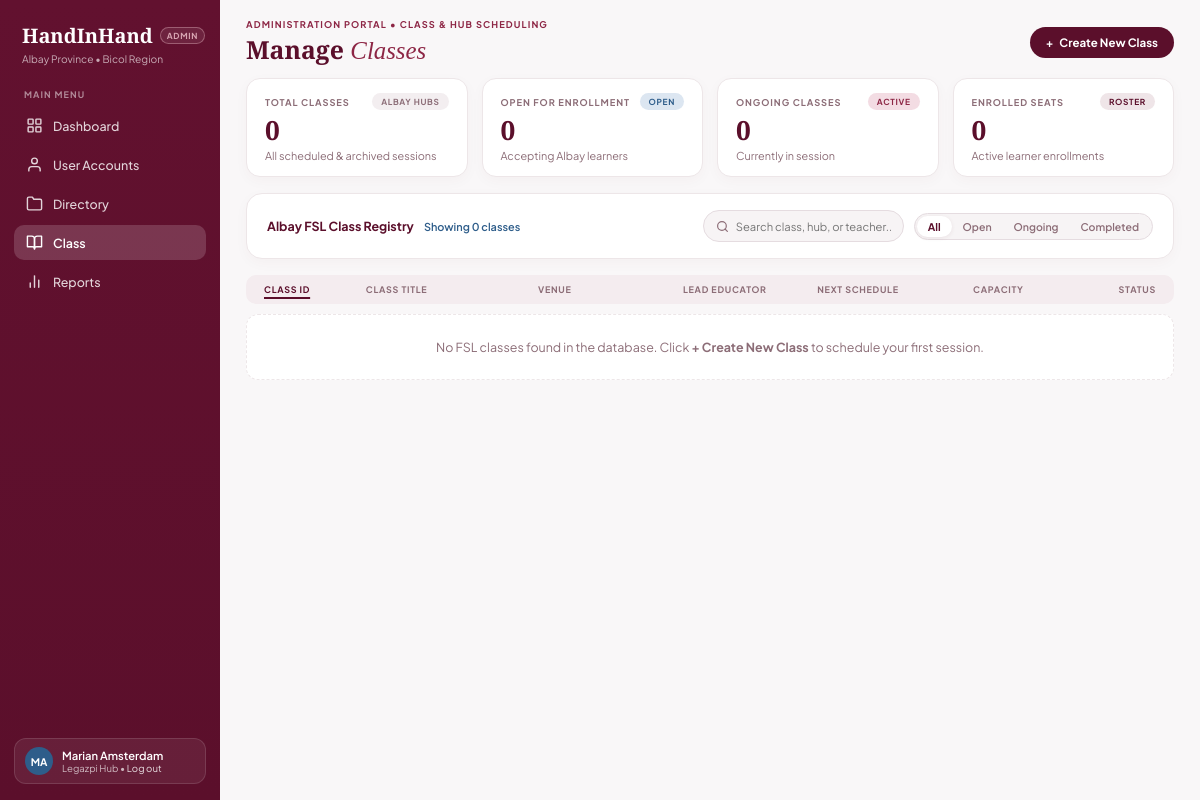
/admin_classes.php (signed in), run on an earlier commit of the app's database.
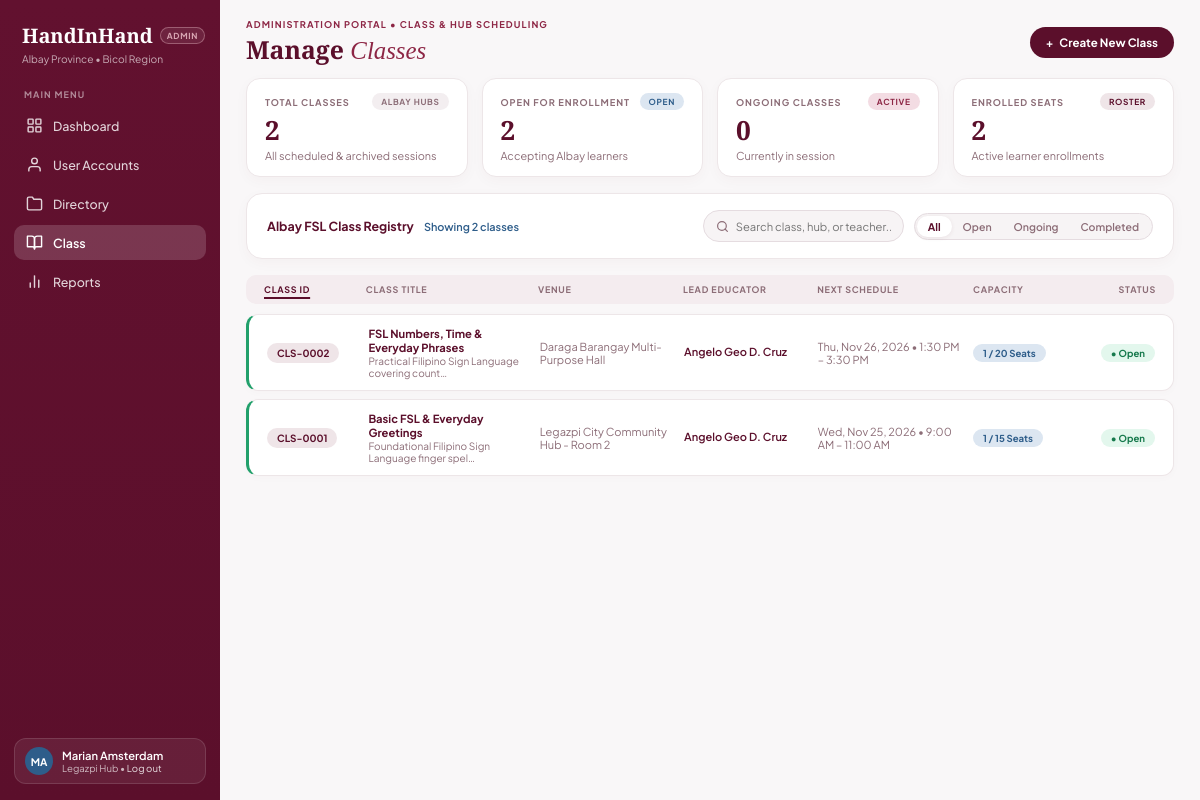
And on a later commit of the database.
### tables this page shows
CREATE TABLE `class` (
  `class_id` int(11) NOT NULL,
  `created_by` int(11) NOT NULL,
  `class_title` varchar(200) NOT NULL,
  `description` text DEFAULT NULL,
  `max_capacity` int(11) NOT NULL CHECK (`max_capacity` > 0),
  `current_enrolled` int(11) NOT NULL DEFAULT 0 CHECK (`current_enrolled` >= 0 and `current_enrolled` <= `max_capacity`),
  `status` enum('Draft','Open','Ongoing','Completed','Cancelled') NOT NULL DEFAULT 'Open',
  `created_at` timestamp NOT NULL DEFAULT current_timestamp()
);

### admin_classes.php (the view, shortened to what the changed rows need)
<?php
require_once __DIR__ . '/includes/db_connect.php';
$classes_list   = [];
if (isset($conn) && $conn instanceof mysqli) {
    try {
        $sql_classes = "
            SELECT c.*
            FROM class c
            ORDER BY c.class_id DESC
        ";
        $res = $conn->query($sql_classes);
        while ($c = $res->fetch_assoc()) {
            $cid = (int)$c['class_id'];
            $schedules = [];
            $s_stmt = $conn->prepare("
                SELECT schedule_id, session_date, start_time, end_time, venue, status, remarks
                FROM class_schedule
                WHERE class_id = ?
                ORDER BY session_date ASC, start_time ASC
            ");
            $s_stmt->bind_param('i', $cid);
            $s_stmt->execute();
            $s_res = $s_stmt->get_result();
            while ($sr = $s_res->fetch_assoc()) {
                $schedules[] = [
                    'schedule_id'   => (int)$sr['schedule_id'],
                    'session_date'  => $sr['session_date'],
                    'date_label'    => date('D, M j, Y', strtotime($sr['session_date'])),
                    'start_time'    => $sr['start_time'],
                    'end_time'      => $sr['end_time'],
                    'time_label'    => date('g:i A', strtotime($sr['start_time'])) . (!empty($sr['end_time']) ? ' – ' . date('g:i A', strtotime($sr['end_time'])) : ''),
                    'venue'         => $sr['venue'] ?? '',
                    'room_location' => $sr['venue'] ?? '',
                    'status'        => $sr['status'] ?? 'scheduled',
                    'remarks'       => $sr['remarks'] ?? ''
                ];
            }
            $assigned_teachers = [];
            $t_stmt = $conn->prepare("
                SELECT ct.teacher_id, ct.assigned_role, t.first_name, t.middle_name, t.last_name, t.specialization
                FROM class_teacher ct
                JOIN teachers t ON t.teacher_id = ct.teacher_id
                WHERE ct.class_id = ?
                ORDER BY FIELD(ct.assigned_role, 'Lead Instructor', 'Co-Teacher', 'Substitute'), t.last_name ASC
            ");
            if ($t_stmt) {
                $t_stmt->bind_param('i', $cid);
                $t_stmt->execute();
                $t_res = $t_stmt->get_result();
                while ($tr = $t_res->fetch_assoc()) {
                    $mid = !empty($tr['middle_name']) ? ' ' . strtoupper(substr(trim((string)$tr['middle_name']), 0, 1)) . '.' : '';
                    $assigned_teachers[] = [
                        'teacher_id'     => (int)$tr['teacher_id'],
                        'code'           => sprintf('TCH-%05d', (int)$tr['teacher_id']),
                        'full_name'      => trim($tr['first_name'] . $mid . ' ' . $tr['last_name']),
                        'role'           => $tr['assigned_role'] ?? 'Lead Instructor',
                        'specialization' => $tr['specialization'] ?? ''
                    ];
                }
            }
            $enrolled_learners = [];
            $e_stmt = $conn->prepare("
                SELECT ce.enrollment_id, ce.learner_id, ce.status, ce.enrollment_date,
                       r.full_name, r.hearing_status
                FROM class_enrollments ce
                JOIN vw_class_enrolled_rosters r ON r.class_id = ce.class_id AND r.learner_id = ce.learner_id
                WHERE ce.class_id = ? AND ce.status = 'enrolled'
                ORDER BY r.full_name ASC
            ");
            if ($e_stmt) {
                $e_stmt->bind_param('i', $cid);
                $e_stmt->execute();
                $e_res = $e_stmt->get_result();
                while ($er = $e_res->fetch_assoc()) {
                    $enrolled_learners[] = [
                        'enrollment_id'  => (int)$er['enrollment_id'],
                        'learner_id'     => (int)$er['learner_id'],
                        'code'           => sprintf('LRN-%05d', (int)$er['learner_id']),
                        'full_name'      => $er['full_name'],
                        'hearing_status' => $er['hearing_status'] ?? 'Unspecified',
                        'status'         => ucfirst(strtolower((string)($er['status'] ?? 'enrolled')))
                    ];
                }
            }
            $hub_label = !empty($schedules[0]['venue']) ? $schedules[0]['venue'] : 'TBA Venue';
            $raw_status = strtolower((string)($c['status'] ?? 'open'));
            $status_label = match ($raw_status) {
                'draft'     => 'Draft',
                'ongoing'   => 'Ongoing',
                'completed' => 'Completed',
                'cancelled' => 'Cancelled',
                default     => 'Open',
            };
            $lead_name = 'Unassigned';
            foreach ($assigned_teachers as $at) {
                if (stripos($at['role'], 'lead') !== false) {
                    $lead_name = $at['full_name'];
                    break;
                }
            }
            $classes_list[] = [
                'class_id'          => $cid,
                'code'              => sprintf('CLS-%04d', $cid),
                'title'             => $c['class_title'] ?? 'Untitled Class',
                'description'       => $c['description'] ?? '',
                'hub_label'         => $hub_label,
                'max_capacity'      => (int)($c['max_capacity'] ?? 20),
                'enrolled_count'    => (int)($c['current_enrolled'] ?? count($enrolled_learners)),
                'status'            => $status_label,
                'lead_teacher'      => $lead_name,
                'schedules'         => $schedules,
                'assigned_teachers' => $assigned_teachers,
                'enrolled_learners' => $enrolled_learners,
            ];
        }
    } catch (Throwable $e) {
        error_log("Classes query error: " . $e->getMessage());
    }
}
$total_classes     = count($classes_list);
$open_classes      = 0;
$total_enrollments = 0;
foreach ($classes_list as $cl) {
    if ($cl['status'] === 'Open') $open_classes++;
    $total_enrollments += $cl['enrolled_count'];
}
?>
<!DOCTYPE html>
<html lang="en">
<head>
    <link rel="stylesheet" href="assets/css/admin.css?v=7">
</head>
<body>
<div class="admin-layout">
    <main class="main-content">
        <header class="page-header">
            <div class="header-titles">
                <h1 class="page-title">Manage <em>Classes</em></h1>
            </div>
        </header>
        <section class="kpi-grid-4">
            <article class="kpi-card">
                <div class="kpi-top">
                    <span class="kpi-label">TOTAL CLASSES</span>
                    <span class="mini-role-pill pill-neutral">ALBAY HUBS</span>
                </div>
                <div class="kpi-value"><?php echo number_format($total_classes); ?></div>
                <p class="kpi-sub">All scheduled &amp; archived sessions</p>
            </article>
            <article class="kpi-card">
                <div class="kpi-top">
                    <span class="kpi-label">OPEN FOR ENROLLMENT</span>
                    <span class="mini-role-pill pill-lrn">OPEN</span>
                </div>
                <div class="kpi-value"><?php echo number_format($open_classes); ?></div>
                <p class="kpi-sub">Accepting Albay learners</p>
            </article>
            <article class="kpi-card">
                <div class="kpi-top">
                    <span class="kpi-label">ENROLLED SEATS</span>
                    <span class="mini-role-pill pill-adm">ROSTER</span>
                </div>
                <div class="kpi-value"><?php echo number_format($total_enrollments); ?></div>
                <p class="kpi-sub">Active learner enrollments</p>
            </article>
        </section>
        <section class="dir-control-card">
            <div class="dir-filter-bar">
                <div class="dir-sub-summary">
                    <strong>Albay FSL Class Registry</strong>
                    <span class="dir-active-counts" id="classCountLabel">Showing <?php echo $total_classes; ?> classes</span>
                </div>
            </div>
        </section>
        <div class="dir-rows-stack" id="classesRowsStack">
            <?php if (empty($classes_list)): ?>
                <div class="empty-filter-state">
                    No FSL classes found in the database. Click <strong>+ Create New Class</strong> to schedule your first session.
                </div>
            <?php else: ?>
                <?php foreach ($classes_list as $cls): ?>
                    <?php
                        $next_sched = !empty($cls['schedules'])
                            ? $cls['schedules'][0]['date_label'] . ' • ' . $cls['schedules'][0]['time_label']
                            : 'No schedule set';
                        $status_badge = match ($cls['status']) {
                            'Open'      => 'status-active',
                            'Ongoing'   => 'pill-lrn',
                            'Completed' => 'pill-neutral',
                            default     => 'status-inactive',
                        };
                        $accent_class = in_array($cls['status'], ['Open', 'Ongoing'], true) ? 'accent-green' : 'accent-muted';
                        $payload_json = htmlspecialchars(json_encode($cls), ENT_QUOTES, 'UTF-8');
                    ?>
                    <article class="dir-row-card cls-grid-layout <?php echo $accent_class; ?>"
                             data-search="<?php echo htmlspecialchars(strtolower($cls['code'] . ' ' . $cls['title'] . ' ' . $cls['hub_label'] . ' ' . $cls['lead_teacher'])); ?>"
                             data-status="<?php echo htmlspecialchars($cls['status']); ?>"
                             data-class="<?php echo $payload_json; ?>">
                        <div>
                            <span class="dir-id-pill pill-adm"><?php echo htmlspecialchars($cls['code']); ?></span>
                        </div>
                        <div class="dir-contact-stack">
                            <strong><?php echo htmlspecialchars($cls['title']); ?></strong>
                            <span><?php echo htmlspecialchars(mb_strimwidth((string)$cls['description'], 0, 48, '…') ?: 'FSL Class'); ?></span>
                        </div>
                        <div class="dir-muted-text"><?php echo htmlspecialchars($cls['hub_label']); ?></div>
                        <div class="dir-spec-text"><?php echo htmlspecialchars($cls['lead_teacher']); ?></div>
                        <div class="dir-muted-text"><?php echo htmlspecialchars($next_sched); ?></div>
                        <div>
                            <span class="dir-class-pill pill-lrn">
                                <?php echo (int)$cls['enrolled_count']; ?> / <?php echo (int)$cls['max_capacity']; ?> Seats
                            </span>
                        </div>
                        <div class="align-right">
                            <span class="dir-status-badge <?php echo $status_badge; ?>">
                                &bull; <?php echo htmlspecialchars($cls['status']); ?>
                            </span>
                        </div>
                    </article>
                <?php endforeach; ?>
            <?php endif; ?>
        </div>
    </main>
</div>
</body>
</html>

What changed in the data, as far as the page shows it:
added class: code "CLS-0002", class_title "FSL Numbers, Time & Everyday Phrases", description "Practical Filipino Sign Language covering count…", hub_label "Daraga Barangay Multi-Purpose Hall", lead_teacher "Angelo Geo D. Cruz", next_sched "Thu, Nov 26, 2026 • 1:30 PM – 3:30 PM", enrolled_count "1", max_capacity "20", status "Open"
added class: code "CLS-0001", class_title "Basic FSL & Everyday Greetings", description "Foundational Filipino Sign Language finger spel…", hub_label "Legazpi City Community Hub - Room 2", lead_teacher "Angelo Geo D. Cruz", next_sched "Wed, Nov 25, 2026 • 9:00 AM – 11:00 AM", enrolled_count "1", max_capacity "15", status "Open"
Also different on the page:
$total_classes: "0" → "2"
$open_classes: "0" → "2"
$total_enrollments: "0" → "2"
text no longer shown: "No FSL classes found in the database. Click + Create New Class to schedule your first session."
